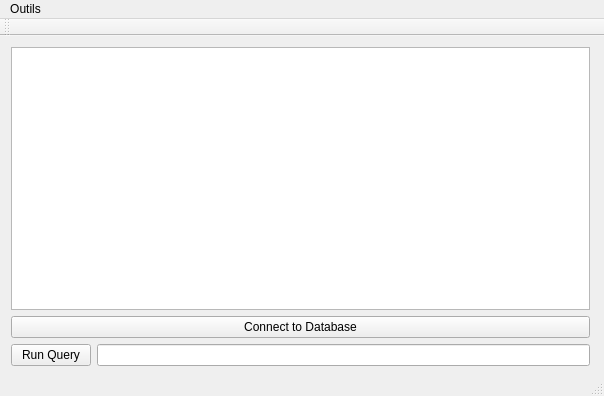
<?xml version="1.0" encoding="UTF-8"?>
<ui version="4.0">
 <class>ApplicationWndClass</class>
 <widget class="QMainWindow" name="ApplicationWndClass">
  <property name="geometry">
   <rect>
    <x>0</x>
    <y>0</y>
    <width>604</width>
    <height>396</height>
   </rect>
  </property>
  <property name="windowTitle">
   <string>ApplicationWnd</string>
  </property>
  <widget class="QWidget" name="centralWidget">
   <widget class="QWidget" name="verticalLayoutWidget">
    <property name="geometry">
     <rect>
      <x>0</x>
      <y>0</y>
      <width>601</width>
      <height>341</height>
     </rect>
    </property>
    <layout class="QVBoxLayout" name="verticalLayout">
     <item>
      <widget class="QTableWidget" name="resultTable"/>
     </item>
     <item>
      <widget class="QPushButton" name="connectBtn">
       <property name="text">
        <string>Connect to Database</string>
       </property>
      </widget>
     </item>
     <item>
      <layout class="QHBoxLayout" name="horizontalLayout">
       <item>
        <widget class="QPushButton" name="runBtn">
         <property name="text">
          <string>Run Query</string>
         </property>
        </widget>
       </item>
       <item>
        <widget class="QLineEdit" name="queryEdit"/>
       </item>
      </layout>
     </item>
    </layout>
   </widget>
  </widget>
  <widget class="QMenuBar" name="menuBar">
   <property name="geometry">
    <rect>
     <x>0</x>
     <y>0</y>
     <width>604</width>
     <height>21</height>
    </rect>
   </property>
   <widget class="QMenu" name="menuOutils">
    <property name="title">
     <string>Outils</string>
    </property>
    <addaction name="actionBarcode"/>
   </widget>
   <addaction name="menuOutils"/>
  </widget>
  <widget class="QToolBar" name="mainToolBar">
   <attribute name="toolBarArea">
    <enum>TopToolBarArea</enum>
   </attribute>
   <attribute name="toolBarBreak">
    <bool>false</bool>
   </attribute>
  </widget>
  <widget class="QStatusBar" name="statusBar"/>
  <action name="actionSQL">
   <property name="text">
    <string>SQL</string>
   </property>
  </action>
  <action name="actionBarcode">
   <property name="text">
    <string>Barcode</string>
   </property>
  </action>
 </widget>
 <layoutdefault spacing="6" margin="11"/>
 <resources>
  <include location="ApplicationWnd.qrc"/>
 </resources>
 <connections/>
</ui>
